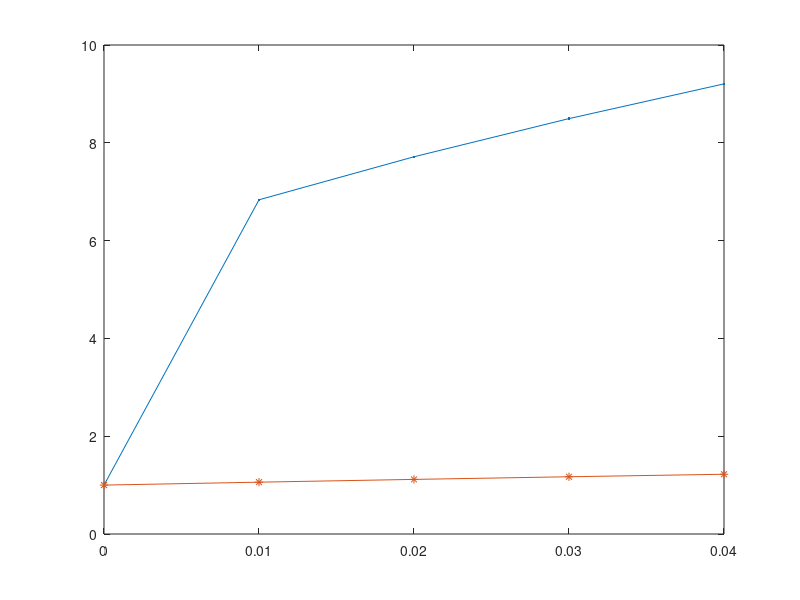

Write the MATLAB code that produced this figure.
% Second Project Runge-Kutta 3
% where h=0.01



%-initialization----------------------------
intmin = 0;
intmax = pi;
numnodes = 5;
f=@(t,x) ((sin(t)+6)./x);
inival = 1;
h = 0.01;
t = zeros (1,numnodes);
x = zeros (1,numnodes);
X = zeros (1,numnodes);
t(1) = intmin;
x(1) = inival;
X(1) = inival;
%algorithm----------------------------------
for i = 2:numnodes
    t(i) = t(i-1)+h;
    k1 = f(t(i-1),x(i-1)); 
    k2 = f(t(i-1)+h/2,x(i-1)+(h/2)*k1);
    k3 = f(t(i-1)+h/2, x(i-1)+(h/2)*k2);
    k4 = f(t(i-1)+h, x(i-1)+h*k3);
    x(i) = x(i-1)+(1/6)*(k1+(2*k2)+(2*k3)+k4);
    X(i) = X(i-1)+h*f(t(i-1),X(i-1));
end
%-plot the numerical function---------------
figure
plot (t,x,'.-',t,X,'-*')